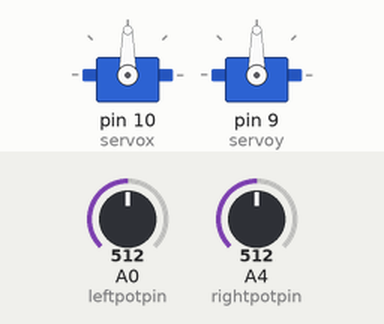
Simulated run of this sketch. Board: Arduino Uno, built with avr-gcc and run on an emulated ATmega328P. On the bench: 2 × servo. The test bench sets the inputs (shaded band); at power-on: A0 (leftpotpin) = 512, A4 (rightpotpin) = 512.

Above: at 1.2 s.
1.3 s: A0 (leftpotpin) set to 716
At 1.6 s:
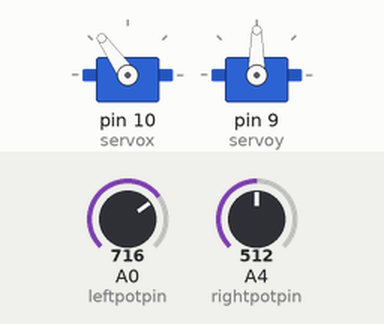
2.8 s: A4 (rightpotpin) set to 716
At 4.0 s:
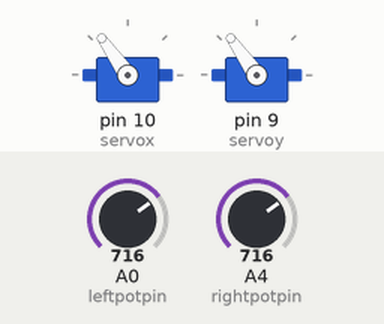
4.3 s: A0 (leftpotpin) set to 900
At 5.1 s:
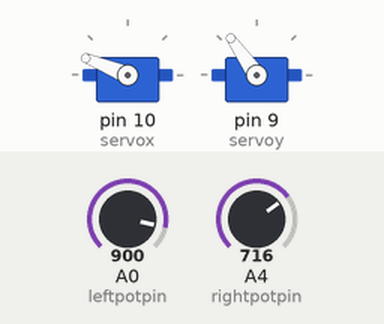
5.8 s: A4 (rightpotpin) set to 900
At 6.2 s:
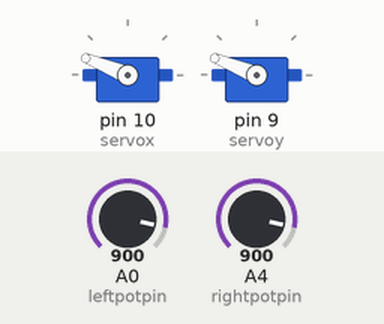
7.3 s: A0 (leftpotpin) set to 1023
At 8.5 s:
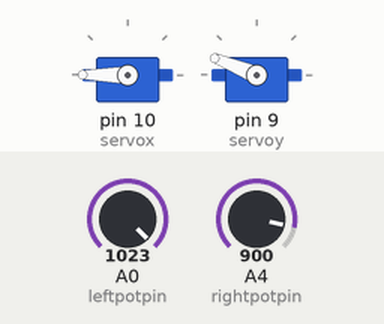
8.8 s: A4 (rightpotpin) set to 1023
At 9.7 s:
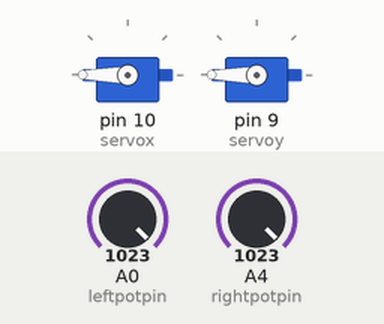
Timing chart, 0 to 11.3 s (numbered marks = the images above; inputs shaded):
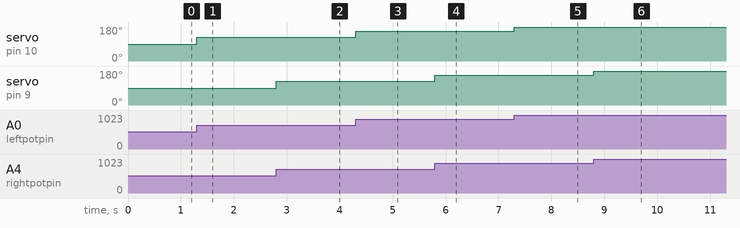

The sketch:

maze_kit_code.ino
```cpp
// (licence header left out)
//#include is used to include outside libraries in our sketch. In this instance, we are including the Arduino Servo library.
#include <Servo.h>

//servox is the servo that will control the x movement of our maze (side to side movement).
//servoy is the servo that will control the y movement of our maze (forwards and backwards movement).
Servo servox;
Servo servoy;

//We are using analog pin 0 for the left potentiometer and analog pin 4 for the right potentiometer.
int leftpotpin = 0;
int rightpotpin = 4;

//valuex and valuey will be used to to map the x and y movement of our maze.
int valuex;
int valuey;

void setup()
{
  //We are telling servox to use digital pin 10.
  servox.attach(10);

  //We are telling servoy to use digital pin 9.
  servoy.attach(9);
}

void loop()
{
  //We are declaring that valuex (the x movement of our maze) will be controlled by the left potentiometer.
  valuex = analogRead(leftpotpin);

  //The value of the left potentiometer is scaled so that it can be used to control the rotation of the servo.
  valuex = map(valuex, 0, 1023, 0, 180);
  servox.write(valuex);

  //We are declaring that valuey (the y movement of our maze) will be controlled by the right potentiometer.
  valuey = analogRead(rightpotpin);

  //The value of the right potentiometer is scaled so that it can be used to control the rotation of the servo.
  valuey = map(valuey, 0, 1023, 0, 180);
  servoy.write(valuey);
}
```

Measured:
- after the input at 1.3 s, servo on pin 10 (servox): 90° → 125° at once
- after the input at 2.8 s, servo on pin 9 (servoy): 90° → 125° at once
- after the input at 4.3 s, servo on pin 10 (servox): 125° → 158° at once
- after the input at 5.8 s, servo on pin 9 (servoy): 125° → 158° at once
- after the input at 7.3 s, servo on pin 10 (servox): 158° → 180° at once
- after the input at 8.8 s, servo on pin 9 (servoy): 158° → 180° at once
